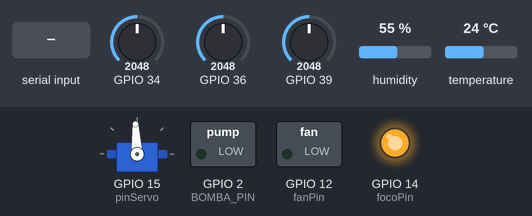
Bench run of a sketch on a simulated ESP32. On the bench: servo, switched loads named in the sketch (green lamp = pin HIGH), output pins drawn as LEDs (lit = HIGH). Wiring (inferred from the names in the program): servo: signal GPIO 15. The inputs (shaded band) are chosen by the test bench; at power-on: GPIO 34 = 2048, GPIO 36 = 2048, GPIO 39 = 2048, humidity 55 %, temperature 24 °C. Servo pulses on a pin are drawn as a servo (544–2400 µs = 0–180°); pins used as bus, display or sensor lines are not drawn; what the sketch prints to the serial monitor is not drawn.

Above: at 1.2 s.
1.3 s: "START\n" received over Serial
At 2.04 s:
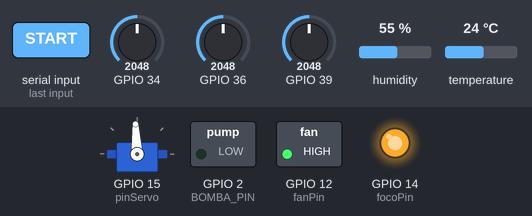
At 3.3 s:
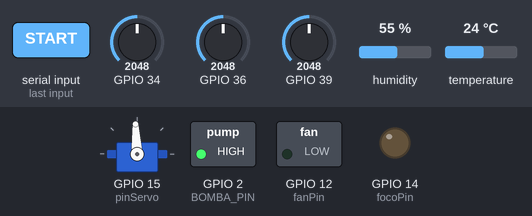
7.2 s: "STOP\n" received over Serial
At 11.9 s:
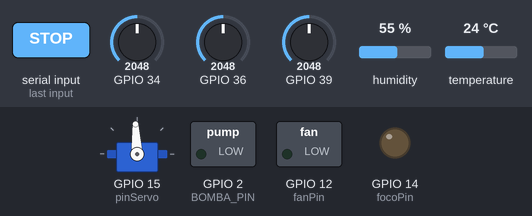
Timing chart, 0 to 21.4 s (numbered marks = the images above; inputs shaded):
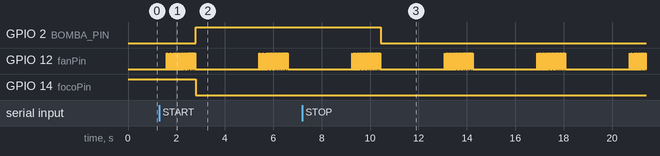

Measured:
- after the input at 1.3 s, GPIO 2 (BOMBA_PIN): LOW → HIGH after 1.5 s
- after the input at 7.2 s, GPIO 2 (BOMBA_PIN): HIGH → LOW after 3.2 s
- by itself, GPIO 12 (fanPin): moves between LOW and HIGH, repeating every 3.8 s

The sketch:

PROYECTOINV.ino
```cpp
#include <Arduino.h>
#include <DHT.h>
#include <ESP32Servo.h>         // Librería para controlar el servomotor

// Pines de los sensores LM35 en el ESP32
int sensor1 = 36;  // Primer sensor en GPIO36
int sensor2 = 39;  // Segundo sensor en GPIO39
int sensor3 = 34;  // Tercer sensor en GPIO34

// Número de lecturas para promediar
const int numLecturas = 10;

// Configuración del servomotor
int pinServo = 15;  // Conectar el pin de control del servomotor al GPIO15

// Configuración del ventilador
const int fanPin = 12;  // Pin del ventilador
int cicloTrabajo = 0;   // Ciclo de trabajo inicial del ventilador
int incremento = 5;     // Paso de incremento para el ciclo de trabajo del ventilador
const int periodoPWM = 50000; // Periodo total del ciclo en microsegundos

// Configuración del foco
const int focoPin = 14;      // Pin de salida para el foco
bool focoEncendido = true;   // Estado inicial del foco
unsigned long tiempoApagado = 0;  // Tiempo de apagado del foco

// Definir pines para el sensor DHT11
#define DHTPIN 0                // Pin del sensor DHT11
#define DHTTYPE DHT11            // Tipo de sensor DHT
#define BOMBA_PIN 2             // Pin para controlar la bomba (base del transistor)
#define HUMIDITY_THRESHOLD 70    // Umbral de humedad para activar el riego

DHT dht(DHTPIN, DHTTYPE);        // Inicializar el sensor DHT

void setup() {
  Serial.begin(115200); // Inicializa la comunicación serial a 115200 bps

  // Inicializar el sensor DHT
  dht.begin();

  // Configuración de pines de salida
  pinMode(pinServo, OUTPUT);
  pinMode(fanPin, OUTPUT);
  pinMode(focoPin, OUTPUT);
  pinMode(BOMBA_PIN, OUTPUT);

  digitalWrite(focoPin, HIGH);  // Encender el foco al inicio
}

void loop() {
  // Leer cada sensor y calcular el promedio de las lecturas de temperatura
  float temp1 = leerTemperaturaPromedio(sensor1);
  float temp2 = leerTemperaturaPromedio(sensor2);
  float temp3 = leerTemperaturaPromedio(sensor3);

  // Calcular el promedio de las tres temperaturas
  float promedio = (temp1 + temp2 + temp3) / 3.0;

  // Imprimir las temperaturas y el promedio en el monitor serial
  Serial.print("Promedio de temperatura: ");
  Serial.print(promedio);
  Serial.println(" °C");

  // Control del servomotor y ventilador basado en el promedio de temperatura
  if (promedio >= 19.0) {
    moverServo(90);  // Mueve el servomotor a 90 grados
    Serial.println("Servomotor en 90 grados");

    // Incrementa el ciclo de trabajo del ventilador
    for (cicloTrabajo = 0; cicloTrabajo <= 100; cicloTrabajo += incremento) {
      generarPWMVentilador(cicloTrabajo);
      delay(20); // Pausa para hacer la transición más notoria
    }

    // Apagar el foco si está encendido
    if (focoEncendido) {
      digitalWrite(focoPin, LOW);
      focoEncendido = false;
      tiempoApagado = millis();  // Guardar el tiempo de apagado
      Serial.println("Foco apagado");
    }
  } else {
    moverServo(0);  // Mueve el servomotor a 0 grados
    Serial.println("Servomotor en 0 grados");

    // Reduce el ciclo de trabajo del ventilador
    for (cicloTrabajo = 100; cicloTrabajo >= 0; cicloTrabajo -= incremento) {
      generarPWMVentilador(cicloTrabajo);
      delay(20); // Pausa para hacer la transición más notoria
    }
  }

  // Verificar si han pasado 5 segundos desde que se apagó el foco para encenderlo nuevamente
  if (!focoEncendido && (millis() - tiempoApagado >= 20000)) {
    digitalWrite(focoPin, HIGH);
    focoEncendido = true;
    Serial.println("Foco encendido nuevamente después de 5 segundos");
  }

  // Comprobamos si hay datos disponibles en el puerto serial para el control de la bomba
  if (Serial.available() > 0) {
    String command = Serial.readStringUntil('\n');  // Leer comando serial

    if (command == "START") {
      // Encender la minibomba
      digitalWrite(BOMBA_PIN, HIGH);
      Serial.println("Bomba encendida por comando serial");
    }
    else if (command == "STOP") {
      // Apagar la minibomba
      digitalWrite(BOMBA_PIN, LOW);
      Serial.println("Bomba apagada por comando serial");
    }
  }

  // Leer humedad ambiental (DHT11)
  float h = dht.readHumidity();
  float temperatura = dht.readTemperature();

  // Verificar si las lecturas son válidas
  if (isnan(h)) {
    Serial.println("Error al leer el sensor DHT!");
  } else {
    // Imprimir valores en el monitor serial
    Serial.print("Humedad: ");
    Serial.print(h);
    Serial.print(" %\t");
  }

  delay(1000); // Esperar 1 segundo antes de tomar una nueva lectura
}

// Función que convierte la lectura analógica a temperatura en grados Celsius,
// con promediado para mejorar la precisión
float leerTemperaturaPromedio(int pin) {
  float suma = 0;

  for (int i = 0; i < numLecturas; i++) {
    int lectura = analogRead(pin);             // Lee el pin analógico
    float voltaje = lectura * (3.3 / 4095.0);  // Convierte la lectura en voltaje
    float temperatura = voltaje * 100;         // Convierte el voltaje a grados Celsius
    suma += temperatura;
    delay(10);  // Espera un corto tiempo entre lecturas para evitar ruido
  }

  return suma / numLecturas;
}

// Función para mover el servomotor a un ángulo específico (0-90 grados) sin usar librerías
void moverServo(int angulo) {
  int pulso = map(angulo, 0, 90, 500, 1500); // Mapea el ángulo a ancho de pulso (500 a 1500 microsegundos)

  for (int i = 0; i < 50; i++) { // Enviar 50 pulsos para mantener la posición durante 1 segundo
    digitalWrite(pinServo, HIGH);
    delayMicroseconds(pulso);
    digitalWrite(pinServo, LOW);
    delay(20 - pulso / 1000);  // Completa el periodo de 20 ms
  }
}

// Función para generar PWM manual en el ventilador según el ciclo de trabajo
void generarPWMVentilador(int cicloTrabajo) {
  int tiempoAlto = (cicloTrabajo * periodoPWM) / 100;
  int tiempoBajo = periodoPWM - tiempoAlto;

  digitalWrite(fanPin, HIGH);
  delayMicroseconds(tiempoAlto);
  digitalWrite(fanPin, LOW);
  delayMicroseconds(tiempoBajo);
}
```
